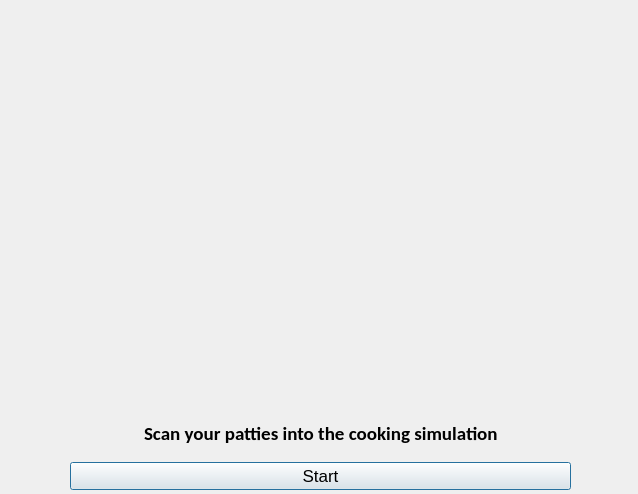
<?xml version="1.0" encoding="UTF-8"?>
<ui version="4.0">
 <class>Dialog</class>
 <widget class="QDialog" name="Dialog">
  <property name="geometry">
   <rect>
    <x>0</x>
    <y>0</y>
    <width>638</width>
    <height>494</height>
   </rect>
  </property>
  <property name="maximumSize">
   <size>
    <width>800</width>
    <height>680</height>
   </size>
  </property>
  <property name="windowTitle">
   <string>Let Him Cook</string>
  </property>
  <property name="windowIcon">
   <iconset resource="resource.qrc">
    <normaloff>:/icon/icon.png</normaloff>:/icon/icon.png</iconset>
  </property>
  <widget class="QLabel" name="logolabel">
   <property name="geometry">
    <rect>
     <x>0</x>
     <y>0</y>
     <width>631</width>
     <height>411</height>
    </rect>
   </property>
   <property name="text">
    <string/>
   </property>
   <property name="pixmap">
    <pixmap>pattythumbnail.png</pixmap>
   </property>
   <property name="scaledContents">
    <bool>true</bool>
   </property>
  </widget>
  <widget class="QWidget" name="verticalLayoutWidget">
   <property name="geometry">
    <rect>
     <x>70</x>
     <y>410</y>
     <width>501</width>
     <height>80</height>
    </rect>
   </property>
   <layout class="QVBoxLayout" name="verticalLayout">
    <item>
     <layout class="QHBoxLayout" name="horizontalLayout">
      <item>
       <spacer name="horizontalSpacer">
        <property name="orientation">
         <enum>Qt::Horizontal</enum>
        </property>
        <property name="sizeHint" stdset="0">
         <size>
          <width>40</width>
          <height>20</height>
         </size>
        </property>
       </spacer>
      </item>
      <item>
       <widget class="QLabel" name="filelabel">
        <property name="font">
         <font>
          <family>Calibri</family>
          <pointsize>14</pointsize>
          <weight>75</weight>
          <bold>true</bold>
         </font>
        </property>
        <property name="frameShadow">
         <enum>QFrame::Raised</enum>
        </property>
        <property name="midLineWidth">
         <number>0</number>
        </property>
        <property name="text">
         <string>Scan your patties into the cooking simulation</string>
        </property>
       </widget>
      </item>
      <item>
       <spacer name="horizontalSpacer_2">
        <property name="orientation">
         <enum>Qt::Horizontal</enum>
        </property>
        <property name="sizeHint" stdset="0">
         <size>
          <width>40</width>
          <height>20</height>
         </size>
        </property>
       </spacer>
      </item>
     </layout>
    </item>
    <item>
     <widget class="QPushButton" name="runButton">
      <property name="font">
       <font>
        <family>Arial</family>
        <pointsize>13</pointsize>
       </font>
      </property>
      <property name="text">
       <string>Start</string>
      </property>
     </widget>
    </item>
   </layout>
  </widget>
 </widget>
 <resources>
  <include location="resource.qrc"/>
 </resources>
 <connections/>
</ui>
